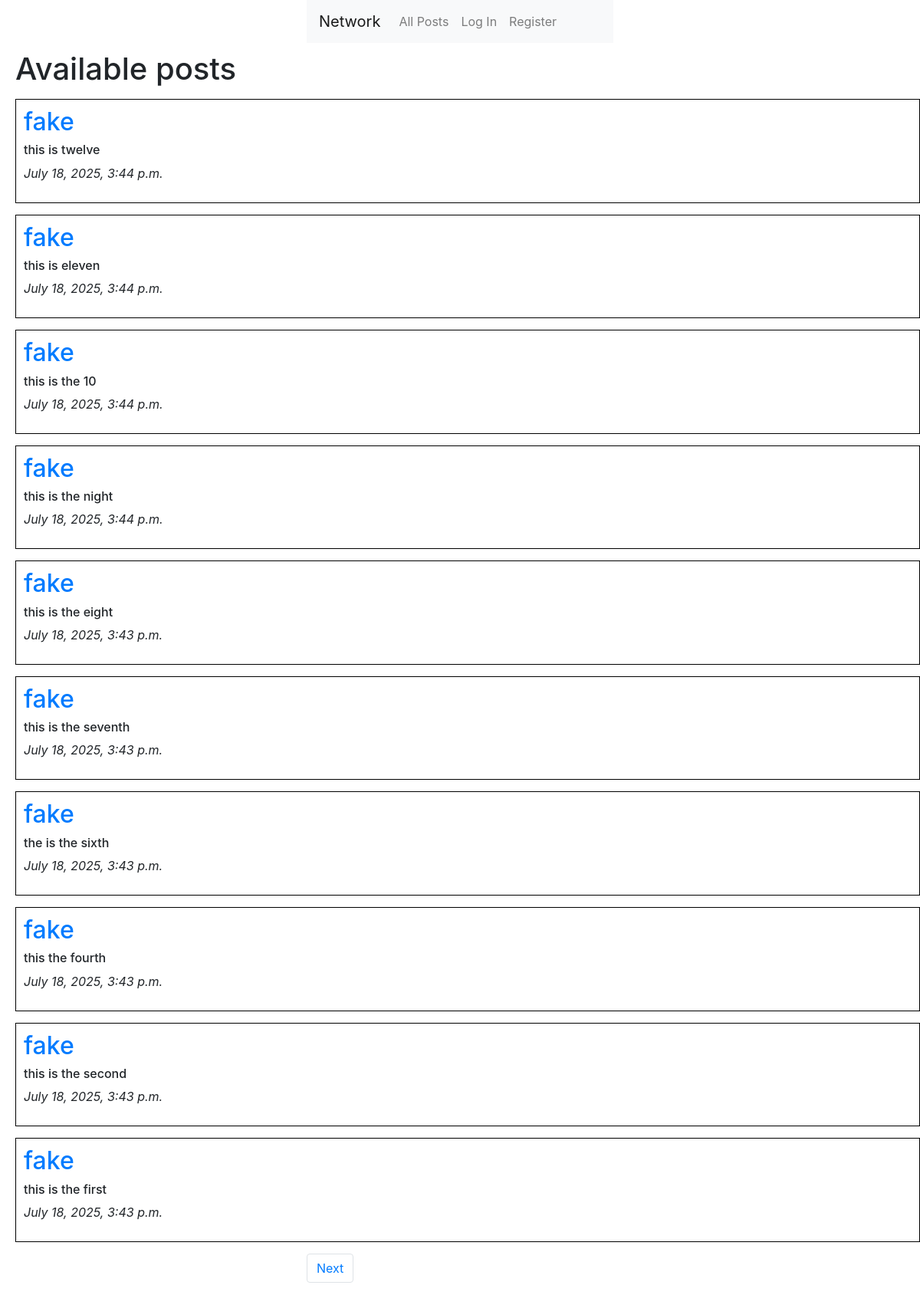
The page / on the database its author committed.
### network/models.py (models this page shows, shortened)
class Posts(models.Model):
    content = models.CharField(max_length=164)
    user = models.ForeignKey(User, on_delete=models.CASCADE, related_name="author")
    date = models.DateTimeField(auto_now_add=True)

class User(AbstractUser):
    pass

### network/views.py (the view)
# urls.py: path("", views.index, name="index"),
def index(request):
    posts = Posts.objects.all().order_by('id').reverse()
    pagi = Paginator(posts, 10)
    paginumber = request.GET.get('page')
    pagePosts = pagi.get_page(paginumber)
    likes = Like.objects.all()
    liked = []
    try:
        for like in likes:
            if like.user.id == request.user.id:
                liked.append(like.post.id)
    except:
        liked=[]
    context = {
        "liked":liked,
        "posts":posts,
        "pagePosts":pagePosts
    }
    return render(request, "network/index.html", context)

### network/templates/network/index.html (shortened to what this page needs)
{% extends "network/layout.html" %}
{% block body %}
    <div class="main">
            <h1>Available posts</h1>
            <div>
                {%for post in pagePosts %}
                <div class="available_post">
                    <h2><a href="{%url 'profile' user_id=post.user.id%}">{{post.user}}</a></h2>
                    <h6 id="content_{{post.id}}">{{post.content}}</h6>
                    <p><i>{{post.date}}</i></p>
                            </div>
                            {%endfor%}
                        </div>
                    </div>
    <nav aria-label="Page navigation example">
        <ul class="pagination">
            {%if pagePosts.has_next %}
                <li class="page-item"><a class="page-link" href="?page={{pagePosts.next_page_number}}">Next</a></li>
            {%endif%}
        </ul>
    </nav>
{% endblock %}

### network/static/network/styles.css (style rules this page uses)
nav { display: block; width: 400px; margin: 0 auto; }
.main { margin-top: 10px; margin-left: 20px; }
.available_post { border: 1px solid black; margin: 15px 0; padding: 10px; }

### rows shown on the page
Posts: user "fake", content "this is twelve", date "July 18, 2025, 3:44 p.m."
Posts: user "fake", content "this is eleven", date "July 18, 2025, 3:44 p.m."
Posts: user "fake", content "this is the 10", date "July 18, 2025, 3:44 p.m."
Posts: user "fake", content "this is the night", date "July 18, 2025, 3:44 p.m."
Posts: user "fake", content "this is the eight", date "July 18, 2025, 3:43 p.m."
Posts: user "fake", content "this is the seventh", date "July 18, 2025, 3:43 p.m."
Posts: user "fake", content "the is the sixth", date "July 18, 2025, 3:43 p.m."
Posts: user "fake", content "this the fourth", date "July 18, 2025, 3:43 p.m."
Posts: user "fake", content "this is the second", date "July 18, 2025, 3:43 p.m."
Posts: user "fake", content "this is the first", date "July 18, 2025, 3:43 p.m."
